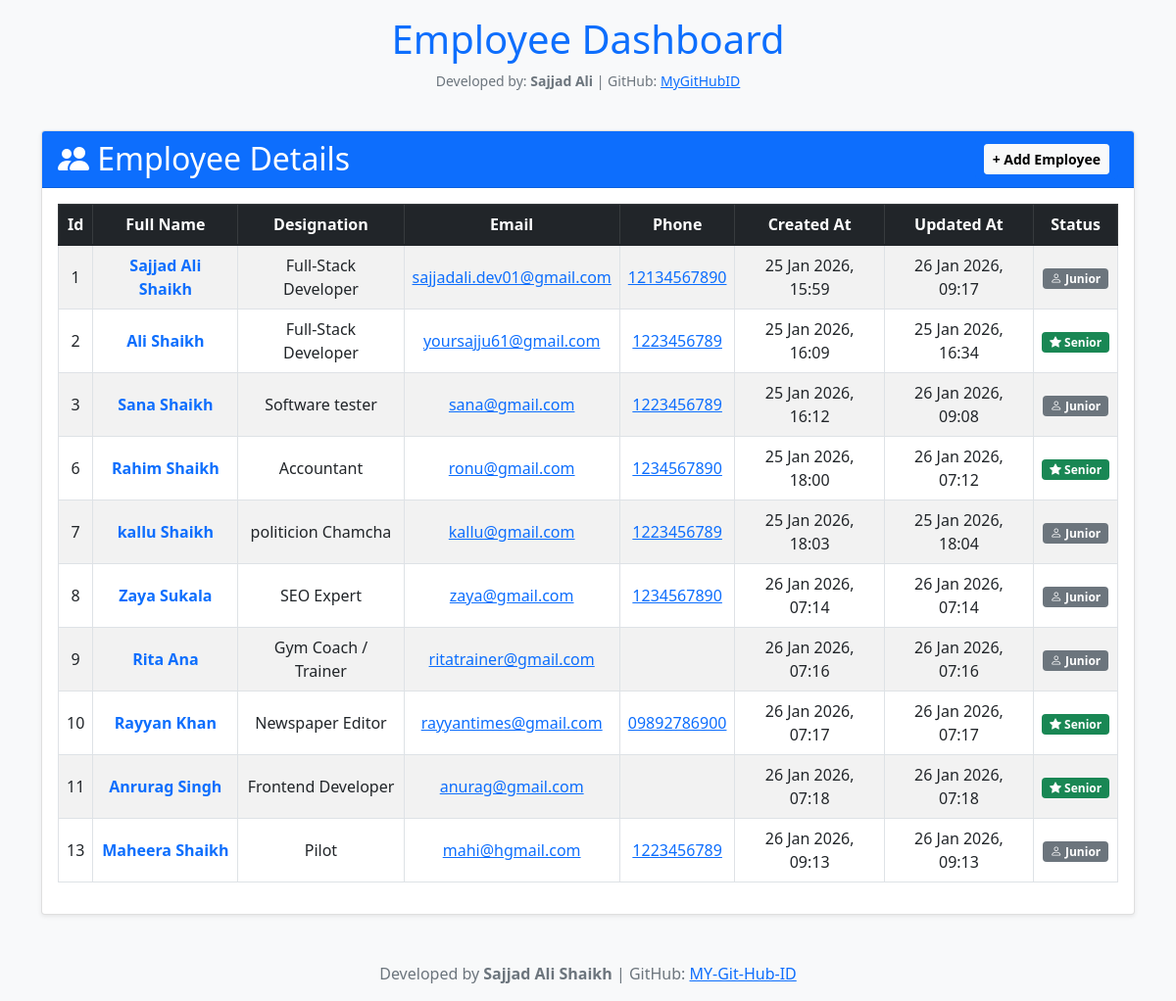
The app's page /, older data.
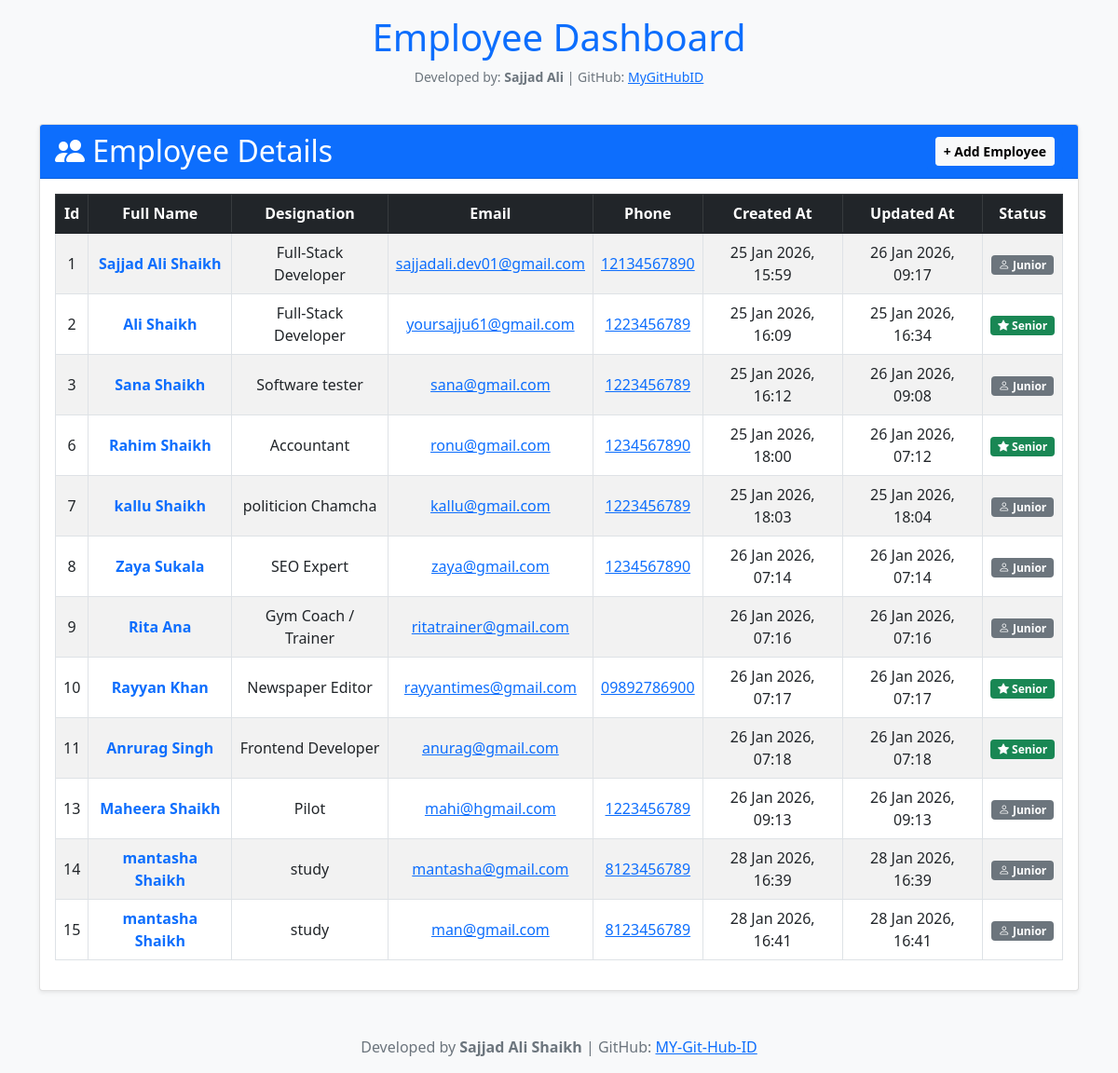
The same page, newer data.
### testapp/models.py (models this page shows, shortened)
class Employee(models.Model):
    first_name = models.CharField(max_length=100)
    last_name = models.CharField(max_length=100)
    photo = models.ImageField(upload_to='images')
    desigination = models.CharField(max_length=100)
    email_address= models.EmailField(max_length=100, unique=True)
    phone_number = models.CharField(max_length=12, blank=True)  # Optional --> blank=True
    created_at = models.DateTimeField(auto_now_add=True)  # Store current time when the record is created
    updated_at = models.DateTimeField(auto_now=True)  # Store current time when the record is updated
    is_senior = models.BooleanField(default=False)

### testapp/views.py (the view)
# urls.py: path('', views.home_view),  # Home Page
def home_view(request):  # home page
    employee = Employee.objects.all()
    print(Employee)
    return render(request, 'testapp/home.html', {'employee': employee})

### templates/testapp/home.html (shortened to what this page needs)
<!DOCTYPE html>
{% load static %}
<html lang="en">
<head>
    <link rel="stylesheet" href="{% static 'css/style.css' %}">
    <link href="https://cdn.jsdelivr.net/npm/bootstrap@5.1.3/dist/css/bootstrap.min.css" rel="stylesheet"
>
    <link rel="stylesheet" href="https://cdn.jsdelivr.net/npm/bootstrap-icons@1.10.5/font/bootstrap-icons.css">
</head>
<body class="bg-light">
    <header class="text-center pt-3">
        <h1 class="text-primary">Employee Dashboard</h1>
        <p class="small text-secondary">
            Developed by: <strong>Sajjad Ali</strong> | GitHub:
            <a href="https://github.com/sajjadali-fullstack" target="_blank">MyGitHubID</a>
        </p>
    </header>
    <main class="container pt-4">
        <section class="card shadow-sm">
            <div class="card-header bg-primary text-white  py-2 px-3 d-flex justify-content-between align-items-center">
                <h2 class="mb-0"><i class="bi bi-people-fill"></i> Employee Details</h2>
                 <a href="{% url 'add_employee' %}" class="btn btn-sm btn-primary">
                     <button class="btn btn-sm btn-light fw-bold" data-bs-toggle="modal" data-bs-target="#addEmployeeModal">
                         + Add Employee
                        </button>
                    </a>
            </div>
            <div class="card-body table-responsive">
                <table class="table table-striped table-hover table-bordered align-middle text-center">
                    <thead class="table-dark">
                        <tr>
                            <th scope="col">Id</th>
                            <th scope="col">Full Name</th>
                            <th scope="col">Designation</th>
                            <th scope="col">Email</th>
                            <th scope="col">Phone</th>
                            <th scope="col">Created At</th>
                            <th scope="col">Updated At</th>
                            <th scope="col">Status</th>
                        </tr>
                    </thead>
                    <tbody>
                        {% for emp in employee %}
                        <tr>
                            <td>{{ emp.id }}</td>
                            <td>
                                <a href="{% url 'employee_details' emp.id %}"
                                    class="text-decoration-none text-primary fw-bold"
                                    title="Profile of {{ emp.first_name }} {{ emp.last_name }}">
                                    {{ emp.first_name }} {{ emp.last_name }}
                                </a>
                            </td>
                            <td>{{emp.desigination}}</td>
                            <td><a href="mailto:{{ emp.email_address }}">{{ emp.email_address }}</a></td>
                            <td><a href="tel:{{ emp.phone_number }}">{{ emp.phone_number }}</a></td>
                            <td>{{ emp.created_at|date:"d M Y, H:i" }}</td>
                            <td>{{ emp.updated_at|date:"d M Y, H:i" }}</td>
                            <td>
                                {% if emp.is_senior %}
                                <span class="badge bg-success"><i class="bi bi-star-fill"></i> Senior</span>
                                {% else %}
                                <span class="badge bg-secondary"><i class="bi bi-person"></i> Junior</span>
                                {% endif %}
                            </td>
                        </tr>
                        {% endfor %}
                    </tbody>
                </table>
            </div>
        </section>
    </main>
    <footer class="text-center mt-5 mb-3 text-muted">
        Developed by <strong>Sajjad Ali Shaikh</strong> |
        GitHub: <a href="https://github.com/sajjadali-fullstack" target="_blank">MY-Git-Hub-ID</a>
    </footer>
</body>
</html>

Row changes from the older to the newer data that the page shows:
added Employee: id "14", first_name "mantasha", last_name "Shaikh", desigination "study", email_address "mantasha@gmail.com", phone_number "8123456789", created_at "28 Jan 2026, 16:39", updated_at "28 Jan 2026, 16:39", is_senior False (drawn)
added Employee: id "15", first_name "mantasha", last_name "Shaikh", desigination "study", email_address "man@gmail.com", phone_number "8123456789", created_at "28 Jan 2026, 16:41", updated_at "28 Jan 2026, 16:41", is_senior False (drawn)
